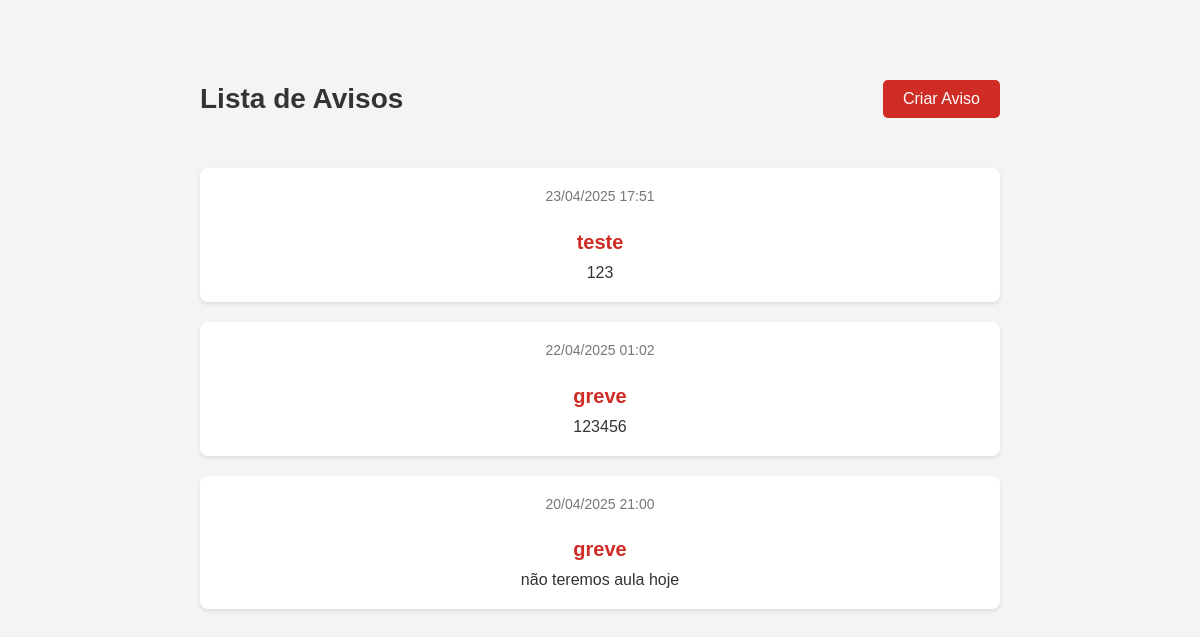
/avisos/ (signed in), run on an earlier commit of the app's database.
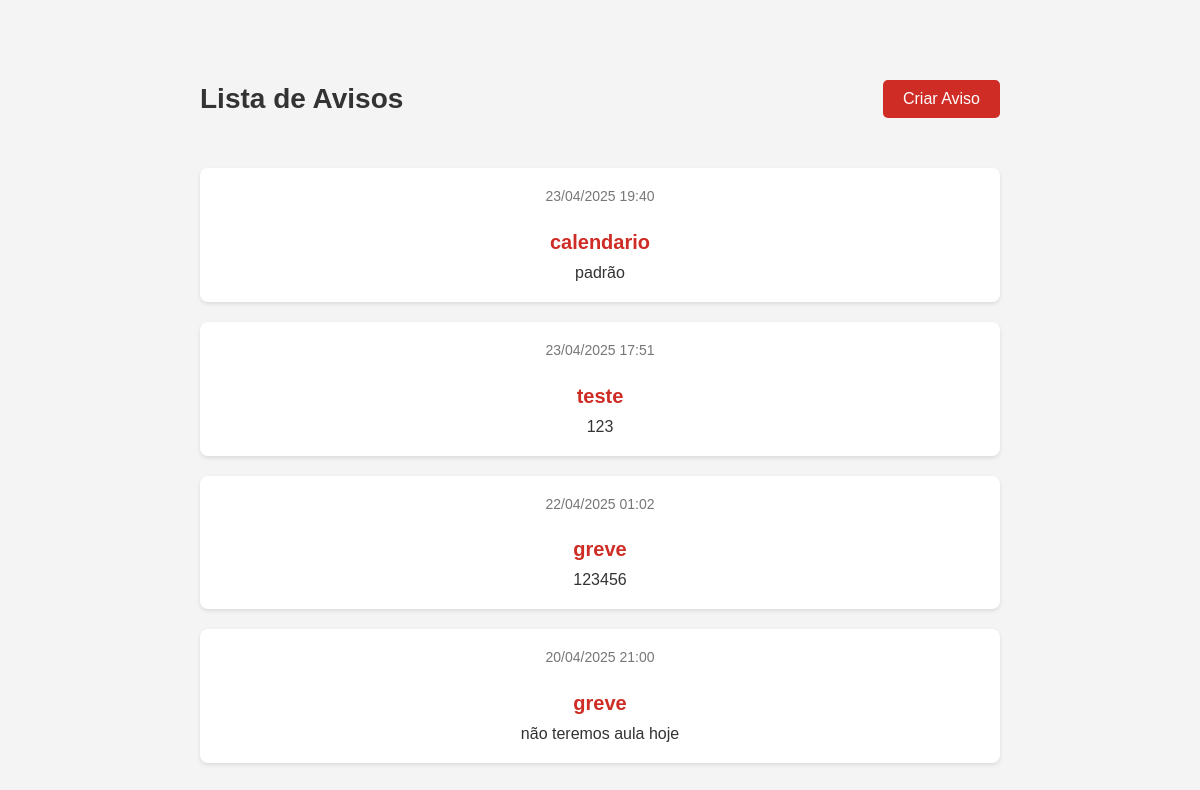
And on a later commit of the database.
### portal/models.py (models this page shows, shortened)
class Aviso(models.Model):
    titulo = models.CharField(max_length=200)
    mensagem = models.TextField()
    data_criacao = models.DateTimeField(auto_now_add=True)
    criado_por = models.ForeignKey(User, on_delete=models.CASCADE)

### portal/views.py (the view)
# urls.py: path('avisos/', views.lista_avisos, name='lista_avisos'),
@login_required
def lista_avisos(request):
    avisos = Aviso.objects.order_by('-data_criacao')
    return render(request, 'lista_avisos.html', {'avisos': avisos})

### portal/templates/lista_avisos.html (shortened to what this page needs)
{% extends 'base.html' %}
{% block content %}
<div class="container-avisos">
    <div class="header">
        <h2>Lista de Avisos</h2>
        {% if request.user.is_authenticated and request.user.professor %}
            <a href="{% url 'criar_aviso' %}" class="btn-criar">Criar Aviso</a>
        {% endif %}
    </div>
    {% if avisos %}
        {% for aviso in avisos %}
            <div class="aviso-card">
                <div class="aviso-data">{{ aviso.data_criacao|date:"d/m/Y H:i" }}</div>
                <h4>{{ aviso.titulo }}</h4>
                <p>{{ aviso.mensagem }}</p>
            </div>
        {% endfor %}
    {% else %}
        <p class="sem-avisos">Nenhum aviso disponível no momento.</p>
    {% endif %}
</div>
{% endblock %}

What changed in the data, as far as the page shows it:
added Aviso: data_criacao "23/04/2025 19:40", titulo "calendario", mensagem "padrão"
